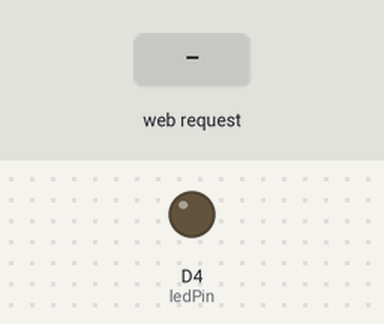
Bench run of a sketch on a simulated ESP8266 (NodeMCU). On the bench: output pins drawn as LEDs (lit = HIGH). Inputs (shaded band) come from the test bench. WiFi joins after 1.5 s; servers stay silent unless stated; what the sketch prints to the serial monitor is not drawn.

Above: at 2.7 s.
2.8 s: HTTP request GET /LED=ON received
At 3.8 s:
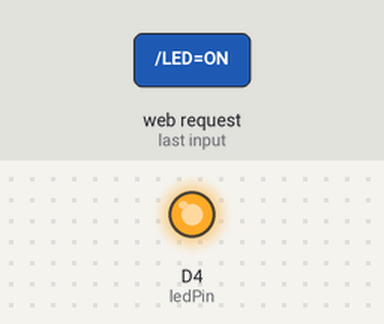
4.3 s: HTTP request GET /LED=OFF received
At 4.9 s:
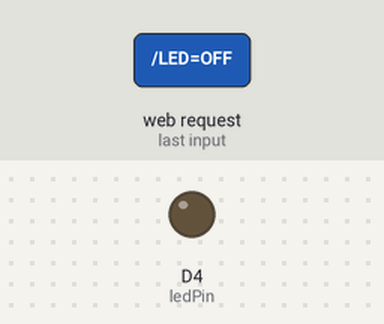
Timing chart, 0 to 7.3 s (numbered marks = the images above; inputs shaded):
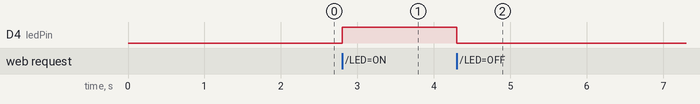

Measured:
- after the input at 2.8 s, D4 (ledPin): LOW → HIGH at once
- after the input at 4.3 s, D4 (ledPin): HIGH → LOW at once

The sketch:

03_LedControlWithNodeMCU.ino
```cpp
/* 이번 실습은 NodeMCU를 서버로 구성하고, 클라이언트에서 접속하여
 * LED를 On/Off 시키는 예제
 * 원본 소스 : https://www.instructables.com/
 * 작성일 : 2025.02.24, 수정 : 김형래
 */
#include <ESP8266WiFi.h> //라이브러리 추가

//연결할 네트워크 정보
const char* ssid = "khr";
const char* password = "12345678";

int ledPin = D4; //LED 연결핀 번호 GPIO2 --> D4
WiFiServer server(80); //서버 모듈(객체) 생성

void setup() {
  Serial.begin(115200); //시리얼모니터 초기화
  delay(10);

  pinMode(ledPin, OUTPUT); //LED 핀 모드 설정
  digitalWrite(ledPin, LOW);

  Serial.println();     // 네트워크 연결 정보 출력
  Serial.print("Connecting to ");
  Serial.println(ssid);

  WiFi.begin(ssid, password); // WiFi 네트워크에 연결

  //WiFi 네트워크에 연결되면 "연결되었다"는 정보 출력
  while (WiFi.status() != WL_CONNECTED) {
    delay(500);
    Serial.print(".");
  }

  Serial.println("");
  Serial.println("WiFi connected");

  server.begin();       // 서버 동작 시작
  Serial.println("Server started");

  // 서버의 IP 주소 출력 --> 클라이언트에서 접속할 때 사용
  Serial.print("Use this URL to connect: ");
  Serial.print("http://");
  Serial.print(WiFi.localIP());
  Serial.println("/");
}

void loop() {
  // 클라이언트의 접속 확인 --> 연결되면 클라이언트 정보를 갖고 옴
  WiFiClient client = server.available();
  if (!client) {
    return;
  }

  // 클라이언트가 데이터를 보낼 때까지 기다림
  Serial.println("new client");
  while(!client.available()){
    delay(1);
  }
  // 클라이언트가 보낸 신호의 첫번째 줄('\r\n'은 Enter 키)을 읽고, 시리얼 모니터로 출력
  String request = client.readStringUntil('\r');
  Serial.println(request);
  client.flush();

  // 응답에 따른 동작
  int value = LOW;
  if (request.indexOf("/LED=ON") != -1)  {
    digitalWrite(ledPin, HIGH);
    value = HIGH;
  }
  if (request.indexOf("/LED=OFF") != -1) {
    digitalWrite(ledPin, LOW);
    value = LOW;
  }

  // 클라이언트로 보내는 웹 페이지 정보 --> HTML로 작성
  // 클라이언트에서 웹페이지를 열고, 동작신호를 줄 수 있음
  client.println("HTTP/1.1 200 OK");
  client.println("Content-Type: text/html");
  client.println(""); // 이 줄이 꼭 필요함을 잊지 말 것
  client.println("<!DOCTYPE HTML>");
  client.println("<html>");

  //현재의 LED 상태를 표시함
  client.print("Led is now: ");
  if(value == HIGH) {
    client.print("On");
  } else {
    client.print("Off");
  }

  //클라이언트가 선택할 수 있는 버튼 배치
  client.println("<br><br>");
  client.println("<a href=\"/LED=ON\"><button>On </button></a>");
  client.println("<a href=\"/LED=OFF\"><button>Off </button></a><br />");
  client.println("</html>");

  delay(1);
  Serial.println("Client disconnected");
  Serial.println("");
}
```
